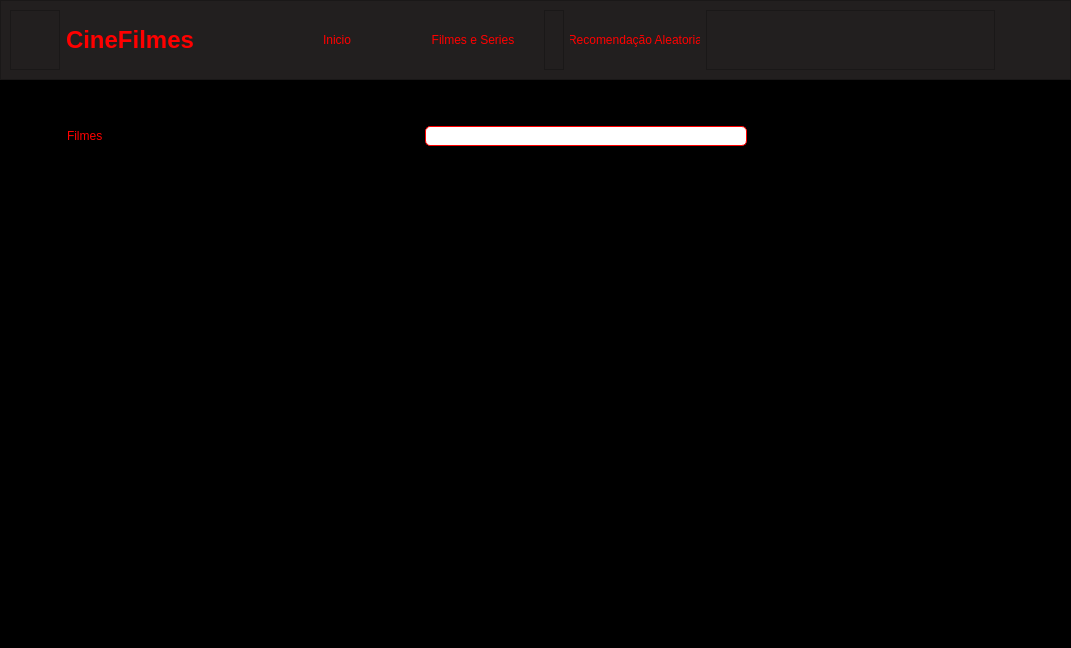
<?xml version="1.0" encoding="UTF-8"?>
<ui version="4.0">
 <class>MainWindow</class>
 <widget class="QMainWindow" name="MainWindow">
  <property name="geometry">
   <rect>
    <x>0</x>
    <y>0</y>
    <width>1071</width>
    <height>648</height>
   </rect>
  </property>
  <property name="windowTitle">
   <string>MainWindow</string>
  </property>
  <widget class="QWidget" name="centralwidget">
   <layout class="QVBoxLayout" name="verticalLayout">
    <property name="spacing">
     <number>0</number>
    </property>
    <property name="leftMargin">
     <number>0</number>
    </property>
    <property name="topMargin">
     <number>0</number>
    </property>
    <property name="rightMargin">
     <number>0</number>
    </property>
    <property name="bottomMargin">
     <number>0</number>
    </property>
    <item>
     <widget class="QFrame" name="Frame_Todo">
      <property name="maximumSize">
       <size>
        <width>16777215</width>
        <height>80</height>
       </size>
      </property>
      <property name="styleSheet">
       <string notr="true">background: #221F1F;</string>
      </property>
      <property name="frameShape">
       <enum>QFrame::StyledPanel</enum>
      </property>
      <property name="frameShadow">
       <enum>QFrame::Raised</enum>
      </property>
      <layout class="QHBoxLayout" name="horizontalLayout">
       <item>
        <widget class="QFrame" name="Frame_Espaco3">
         <property name="maximumSize">
          <size>
           <width>50</width>
           <height>100</height>
          </size>
         </property>
         <property name="frameShape">
          <enum>QFrame::StyledPanel</enum>
         </property>
         <property name="frameShadow">
          <enum>QFrame::Raised</enum>
         </property>
        </widget>
       </item>
       <item>
        <widget class="QLabel" name="txt_Logo">
         <property name="maximumSize">
          <size>
           <width>200</width>
           <height>16777215</height>
          </size>
         </property>
         <property name="font">
          <font>
           <family>Segoe UI</family>
           <pointsize>18</pointsize>
           <weight>75</weight>
           <bold>true</bold>
          </font>
         </property>
         <property name="styleSheet">
          <string notr="true">color: red;</string>
         </property>
         <property name="text">
          <string>CineFilmes</string>
         </property>
        </widget>
       </item>
       <item>
        <widget class="QPushButton" name="Btn_Inicio">
         <property name="maximumSize">
          <size>
           <width>130</width>
           <height>16777215</height>
          </size>
         </property>
         <property name="styleSheet">
          <string notr="true">color: red;
border:none;
</string>
         </property>
         <property name="text">
          <string>Inicio</string>
         </property>
        </widget>
       </item>
       <item>
        <widget class="QPushButton" name="Btn_FileseSeries">
         <property name="maximumSize">
          <size>
           <width>130</width>
           <height>16777215</height>
          </size>
         </property>
         <property name="styleSheet">
          <string notr="true">border:none;
color: red;</string>
         </property>
         <property name="text">
          <string>Filmes e Series</string>
         </property>
        </widget>
       </item>
       <item>
        <widget class="QFrame" name="Frame_Espaco1">
         <property name="maximumSize">
          <size>
           <width>20</width>
           <height>16777215</height>
          </size>
         </property>
         <property name="frameShape">
          <enum>QFrame::StyledPanel</enum>
         </property>
         <property name="frameShadow">
          <enum>QFrame::Raised</enum>
         </property>
        </widget>
       </item>
       <item>
        <widget class="QPushButton" name="Btn_Recomendacao">
         <property name="maximumSize">
          <size>
           <width>130</width>
           <height>16777215</height>
          </size>
         </property>
         <property name="styleSheet">
          <string notr="true">border: none;
color: red;</string>
         </property>
         <property name="text">
          <string>Recomendação Aleatoria</string>
         </property>
        </widget>
       </item>
       <item>
        <widget class="QFrame" name="Frame_Espaco2">
         <property name="frameShape">
          <enum>QFrame::StyledPanel</enum>
         </property>
         <property name="frameShadow">
          <enum>QFrame::Raised</enum>
         </property>
        </widget>
       </item>
       <item>
        <widget class="QLabel" name="Img_usuario">
         <property name="maximumSize">
          <size>
           <width>60</width>
           <height>16777215</height>
          </size>
         </property>
         <property name="text">
          <string/>
         </property>
         <property name="pixmap">
          <pixmap>../../Downloads/icon_perfil.png</pixmap>
         </property>
         <property name="scaledContents">
          <bool>true</bool>
         </property>
        </widget>
       </item>
      </layout>
     </widget>
    </item>
    <item>
     <widget class="QFrame" name="frame_2">
      <property name="styleSheet">
       <string notr="true">background: #000000;</string>
      </property>
      <property name="frameShape">
       <enum>QFrame::StyledPanel</enum>
      </property>
      <property name="frameShadow">
       <enum>QFrame::Raised</enum>
      </property>
      <layout class="QVBoxLayout" name="verticalLayout_2">
       <property name="spacing">
        <number>0</number>
       </property>
       <property name="leftMargin">
        <number>0</number>
       </property>
       <property name="topMargin">
        <number>0</number>
       </property>
       <property name="rightMargin">
        <number>0</number>
       </property>
       <property name="bottomMargin">
        <number>0</number>
       </property>
       <item>
        <widget class="QFrame" name="Frame_Espaco4">
         <property name="maximumSize">
          <size>
           <width>16777215</width>
           <height>30</height>
          </size>
         </property>
         <property name="frameShape">
          <enum>QFrame::StyledPanel</enum>
         </property>
         <property name="frameShadow">
          <enum>QFrame::Raised</enum>
         </property>
        </widget>
       </item>
       <item>
        <widget class="QFrame" name="Frame_topo">
         <property name="maximumSize">
          <size>
           <width>16777215</width>
           <height>50</height>
          </size>
         </property>
         <property name="frameShape">
          <enum>QFrame::StyledPanel</enum>
         </property>
         <property name="frameShadow">
          <enum>QFrame::Raised</enum>
         </property>
         <layout class="QHBoxLayout" name="horizontalLayout_2">
          <property name="spacing">
           <number>0</number>
          </property>
          <property name="leftMargin">
           <number>0</number>
          </property>
          <property name="topMargin">
           <number>0</number>
          </property>
          <property name="rightMargin">
           <number>0</number>
          </property>
          <property name="bottomMargin">
           <number>0</number>
          </property>
          <item>
           <widget class="QFrame" name="Frame_Espaco5">
            <property name="minimumSize">
             <size>
              <width>65</width>
              <height>0</height>
             </size>
            </property>
            <property name="maximumSize">
             <size>
              <width>65</width>
              <height>16777215</height>
             </size>
            </property>
            <property name="frameShape">
             <enum>QFrame::StyledPanel</enum>
            </property>
            <property name="frameShadow">
             <enum>QFrame::Raised</enum>
            </property>
           </widget>
          </item>
          <item>
           <widget class="QLabel" name="txt_Filmes">
            <property name="styleSheet">
             <string notr="true">color:red;</string>
            </property>
            <property name="text">
             <string>Filmes</string>
            </property>
           </widget>
          </item>
          <item>
           <spacer name="horizontalSpacer_2">
            <property name="orientation">
             <enum>Qt::Horizontal</enum>
            </property>
            <property name="sizeHint" stdset="0">
             <size>
              <width>40</width>
              <height>20</height>
             </size>
            </property>
           </spacer>
          </item>
          <item>
           <widget class="QLineEdit" name="Input_Pesquisa">
            <property name="maximumSize">
             <size>
              <width>500</width>
              <height>20</height>
             </size>
            </property>
            <property name="styleSheet">
             <string notr="true">border: 1px solid red;
background: white;
border-radius: 5px</string>
            </property>
           </widget>
          </item>
          <item>
           <spacer name="horizontalSpacer">
            <property name="orientation">
             <enum>Qt::Horizontal</enum>
            </property>
            <property name="sizeHint" stdset="0">
             <size>
              <width>40</width>
              <height>20</height>
             </size>
            </property>
           </spacer>
          </item>
         </layout>
        </widget>
       </item>
       <item>
        <widget class="QFrame" name="Frame_Main">
         <property name="frameShape">
          <enum>QFrame::StyledPanel</enum>
         </property>
         <property name="frameShadow">
          <enum>QFrame::Raised</enum>
         </property>
        </widget>
       </item>
      </layout>
     </widget>
    </item>
   </layout>
  </widget>
 </widget>
 <resources/>
 <connections/>
</ui>
